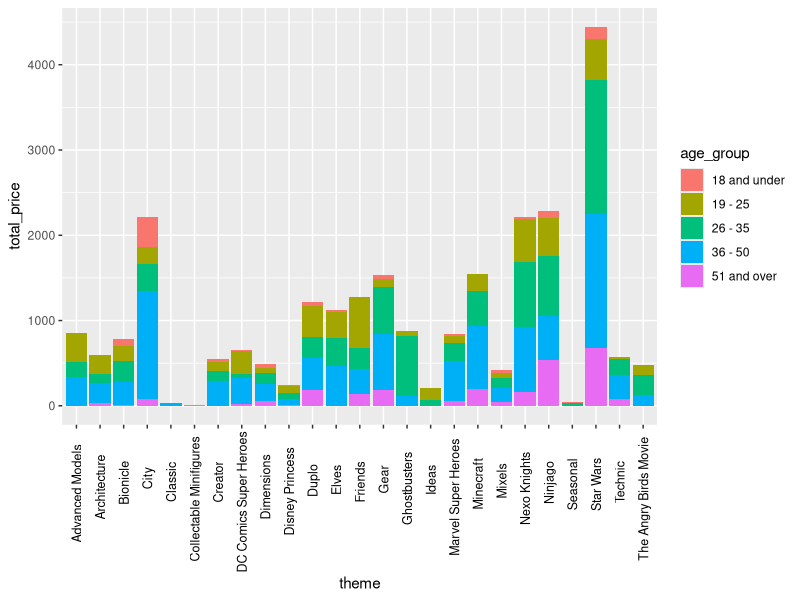
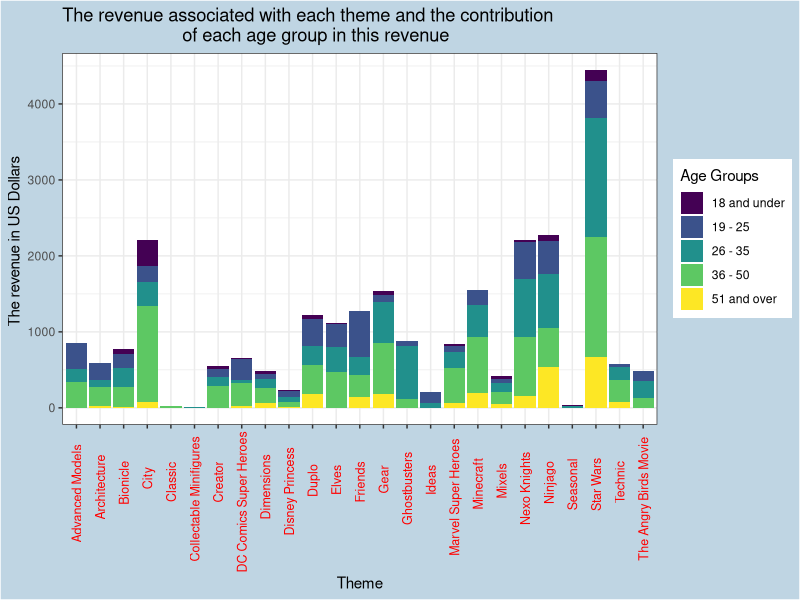

R code for these plots, in order:
## ---- chunk 1
library(tidyverse)
lego_sales <- read_csv("lego_sales.csv")
glimpse(lego_sales)
lego_sales
## ---- chunk 2
common_first_names<- lego_sales %>%
  count(first_name,sort = TRUE)  %>%
  head(3)
cat("The three most common first names of customers are ",common_first_names$first_name,sep = "\n ")

## ---- chunk 3
common_themes <-lego_sales %>%
  count(theme ,sort = TRUE)%>%
  head(3)
cat("The three most common themes of lego sets purchased are  ",common_themes$theme ,sep = "\n ")
## ---- chunk 4
  
common_subtheme<- lego_sales %>%
  filter (theme=="Star Wars") %>%
  count(subtheme,sort = TRUE )%>%
  head(1)
cat("The most common subtheme among the most common theme of lego sets purchased is ",common_subtheme$subtheme ,sep = "\n ")
## ---- chunk 5

  lego_sales_age_group <- lego_sales %>%
  mutate (age_group=case_when(
    between(age,min(age),18)~ "18 and under",
    between(age,19,25)~ "19 - 25",
    between(age,26,35)~ "26 - 35",
    between(age,36,50)~ "36 - 50",
    between(age,51,max(age))~ "51 and over"
        ))
## Displaying the new data frame with the new variable:

lego_sales_age_group

## Displaying selected variables from the new generated data frame so that the new variable age_group can be clearly seen:

lego_sales_age_group %>% select(first_name,age,age_group)

## ---- chunk 6
# 1st part Calculating the probability a randomly selected customer is in the 19 - 25 age group
from19_to25_age_group <- lego_sales_age_group %>%
count(age_group) %>%
  filter( age_group=="19 - 25")

prob_of_19_25 <- (from19_to25_age_group$n/nrow(lego_sales))
       
# 2nd part Calculating the probability a randomly selected customer is in the 19 - 25 age group and purchased a Duplo theme set
from19_25_duplo_theme  <- lego_sales_age_group %>%
  filter( age_group=="19 - 25" & theme=="Duplo")

prob_from19_25_duplo_theme <- (nrow(from19_25_duplo_theme)/nrow(lego_sales))

# 3rd part Calculating the probability a randomly selected customer is in the 19 - 25 age group given they purchased a Duplo theme set
duplo_theme_customers  <- lego_sales_age_group %>%
  filter(theme=="Duplo")
  
prob_of_19_given_duplo_theme <- (nrow(from19_25_duplo_theme)/nrow(duplo_theme_customers))


cat("The probability of a randomly selected customer is in the 19 - 25 age groupis ",prob_of_19_25 ,sep = "\n ")
cat("The probability of a randomly selected customer is in the 19 - 25 age group and purchased a Duplo theme is ",prob_from19_25_duplo_theme ,sep = "\n ")
cat("The probability of a randomly selected customer is in the 19 - 25 age group given they purchased a Duplo theme is ",prob_of_19_given_duplo_theme ,sep = "\n ")

## ---- chunk 7
lego_sales_by_age_group <- lego_sales_age_group %>% group_by(age_group) %>% 
  summarise(total_quantity=sum(quantity)) %>% 
  arrange(desc(total_quantity))%>%
  head(1)
  cat("The age group that has purchased the largest number of lego sets is",lego_sales_by_age_group$age_group,sep="\n")
  
  cat("They purchased a total number of lego sets equal to ",lego_sales_by_age_group$total_quantity,sep="\n")

## ---- chunk 8
most_spending_by_age_group <- lego_sales_age_group %>% mutate(total_price=us_price*quantity) %>%
  group_by(age_group) %>% 
  summarise(total_spending=sum(total_price)) %>% 
  arrange(desc(total_spending))%>%
  head(1)
cat("The age group that has spent the most money on Lego is  ",most_spending_by_age_group$age_group ,sep = "\n ")
cat("They spend amount of US dollars equal to  ",most_spending_by_age_group$total_spending ,sep = "\n ")

  
## ---- chunk 9
lego_sales_by_theme <- lego_sales_age_group %>% mutate(total_price=us_price*quantity) %>%
  group_by(theme) 

ggplot(lego_sales_by_theme,aes(x=theme,y=total_price,fill=age_group))+
  geom_col()+
  theme(axis.text.x=element_text(color = "black", size=9, angle=90, vjust=.5, hjust=0.7))
## ---- chunk 10

ggplot(lego_sales_by_theme,aes(x=theme,y=total_price,fill=age_group))+
  geom_col() +
  scale_fill_viridis_d() +
  theme_bw()+
  theme(axis.text.x=element_text(color = "red", size=9, angle=90, vjust=.5, hjust=0.7)) +
  theme(plot.background = element_rect(fill = "#BFD5E3"))+
  labs(
    x = "Theme", y = "The revenue in US Dollars ", 
    title = "The revenue associated with each theme and the contribution \n                        of each age group in this revenue", 
         fill = "Age Groups" 
    )
